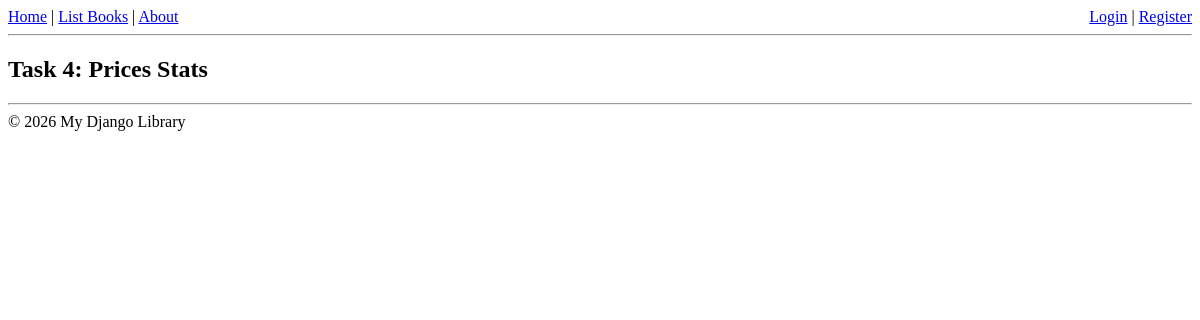
The page /books/lab9/task4 on the database as committed earlier.
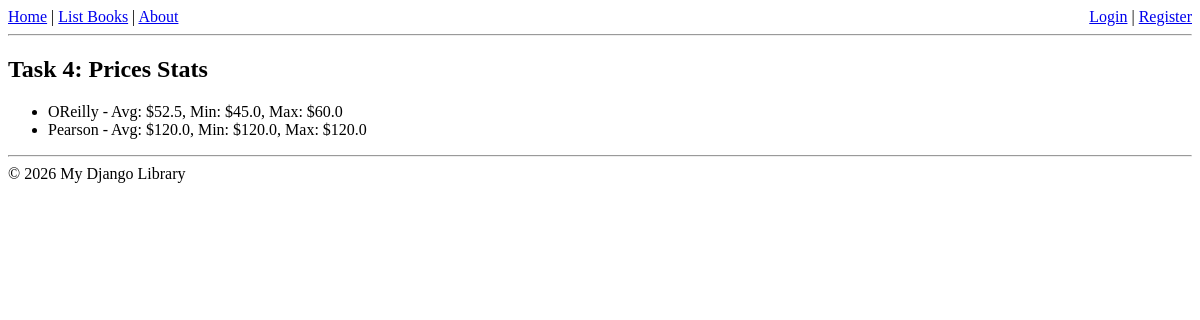
The same page on the database as committed later.
### apps/bookmodule/models.py (models this page shows)
class Publisher(models.Model):
    name = models.CharField(max_length=200)
    location = models.CharField(max_length=300)

### apps/bookmodule/views.py (the view)
# urls.py: path('lab9/task4', views.task4_lab9, name="lab9.task4"),
def task4_lab9(request):
    publishers = Publisher.objects.annotate(
        avg_price=Avg('book__price'),
        min_price=Min('book__price'),
        max_price=Max('book__price')
    )
    return render(request, 'bookmodule/lab9_task4.html', {'publishers': publishers})

### apps/templates/bookmodule/lab9_task4.html
{% extends "layouts/base.html" %}
{% block content %}
<h2>Task 4: Prices Stats</h2>
<ul>{% for p in publishers %}<li>{{p.name}} - Avg: ${{p.avg_price}}, Min: ${{p.min_price}}, Max: ${{p.max_price}}</li>{% endfor %}</ul>
{% endblock %}

Rows that differ between the two databases and show on the page:
added Publisher: name "OReilly", avg_price "52.5", min_price "45.0", max_price "60.0"
added Publisher: name "Pearson", avg_price "120.0", min_price "120.0", max_price "120.0"
